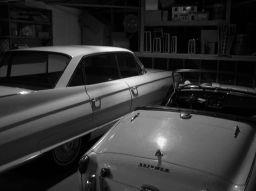
#> input picture lecture_2/data/image_2.jpg, 256 x 191 px, found by its file name
$ jupyter execute --allow-errors Untitled.ipynb
#> lines starting #> are read from the running program, lines starting #| are printed output that depends on the picture
[cell 1]
import imageio
import numpy as np
import matplotlib.pyplot as plt
from PIL import Image
import cv2
from scipy.stats import norm

class ImageProcessing:
    def __init__(self, path):
        self.im, self.rgb = self.get_image_data(path)
        self.width, self.height = self.im.size
        # self.show(self.rgb, 'normal', 255)

    def get_image_data(self, path):
#> called with path = './image_2.jpg'
        im = Image.open(path)
#> im is the input picture: PIL image 256x191 RGB; min 0, max 255, mean 50.7
        rgb = np.array(im)
        return im, rgb

    def show(self, data, type, scale):
        pilImg = Image.fromarray(np.uint8(data))
        pilImg.show()
        # pilImg.save('./{0}/{0}_{1}.jpg'.format(type, scale))
        return pilImg

    def get_monochrome_data(self):
        monochrome_data = 0.299 * self.rgb[:, :, 0] + 0.587 * self.rgb[:, :, 1] + 0.114 * self.rgb[:, :, 2]
        array = []
        for i in range(len(monochrome_data)):
            array += [*monochrome_data[i]]
#> after the loop, array = 48896 items
        array = np.array(array)
        return array

    def get_contrast_data(self):
        array = self.get_monochrome_data()
        plt.hist(array, range(0, 255))
        plt.show()
        max_value, min_value = max(array), min(array)
        contrast_array = (array - min_value) / (max_value - min_value) * 255
        plt.hist(contrast_array, range(0, 255))
        plt.show()
        cv2.imwrite('./image_3_cont.jpg', contrast_array.reshape(self.height, self.width))
        return monochrome_data

    def get_cdf_data(self):
        array = self.get_monochrome_data()

        img = np.array(Image.open('./image_2.jpg').convert('L'))
        hist, bins = np.histogram(img.flatten(), bins=256)
#> hist = 256 values, max 1633 at index 1, min 0 at index 246, mean 191; bins = 257 values from 0 to 255
        # 0〜256までplot
        plt.plot(hist)
        plt.xlim(0, 256)
        plt.show()
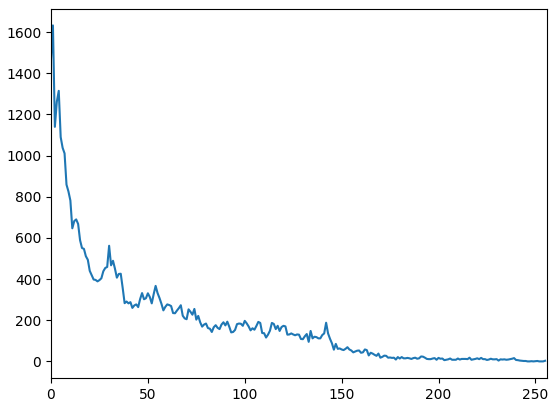
#> figure drawn by matplotlib, 1 panel; curve peaks at x = 1, y = 1633

        # 累積分布を取る
        cdf = hist.cumsum()
#> cdf = 256 values from 1471 to 48896
        # 正規化（0〜255の分布にする）
        cdf = 255 * cdf / cdf[-1]
#> cdf = 256 values from 7.67 to 255

        # とりあえずここまででplot
        plt.plot(cdf)
        plt.xlim(0, 256)
        plt.ylim(0, 256)
        plt.show()
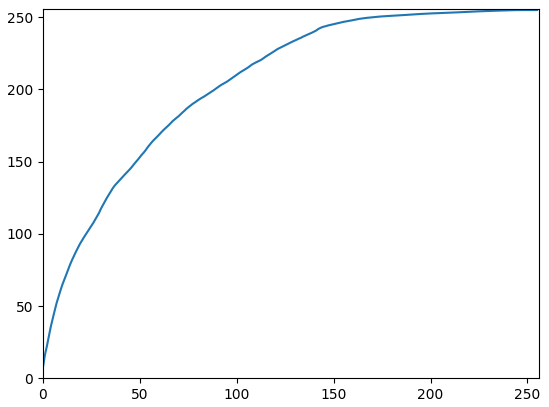
#> figure drawn by matplotlib, 1 panel; curve peaks at x = 255, y = 255

        # 線形補間
        img2 = np.interp(img.flatten(), bins[:-1], cdf)
        # 出来上がった配列のhistogramを見てみる
        hist2, bins2 = np.histogram(img2, bins=255)
#> hist2 = 255 values, max 1633 at index 8, min 0 at index 1, mean 191.7; bins2 = 256 values from 7.67 to 255
        plt.plot(hist2)
        plt.xlim(0, 256)
        print(len(cdf))
#| 256
        plt.show()
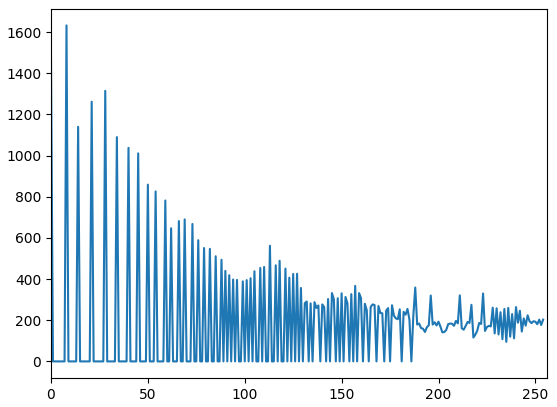
#> figure drawn by matplotlib, 1 panel; curve peaks at x = 8, y = 1633
        plt.imshow( img2.reshape(img.shape) )
        # plt.show()
        # cv2.imwrite('./image_2_cont.jpg', cdf.reshape(self.height, self.width))
        # return monochrome_data

if __name__ == '__main__':
    path = './image_2.jpg'
    image_processing = ImageProcessing(path)
    monochrome_data = image_processing.get_cdf_data()
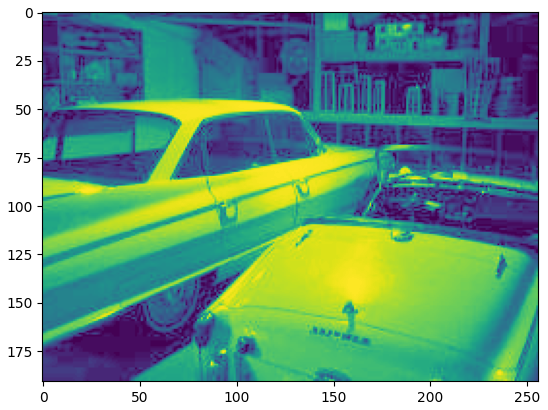
#> figure drawn by matplotlib, 1 panel

$ run again, with lecture_2/data/image_1.jpg copied over lecture_2/data/image_2.jpg
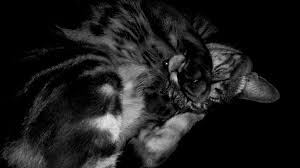
#> input picture lecture_2/data/image_1.jpg, 300 x 168 px, found by its file name
#> in get_image_data, im is the input picture: PIL image 300x168 RGB; min 0, max 232, mean 28
#> after the loop in get_monochrome_data, `for i in range(len(monochrome_data)):`: array = 50400 items
#> hist = 256 values, max 20628 at index 0, min 0 at index 10, mean 196.9; bins = 257 values from 0 to 232
#> in get_cdf_data, `cdf = hist.cumsum()`: cdf = 256 values from 20628 to 50400
#> in get_cdf_data, `cdf = 255 * cdf / cdf[-1]`: cdf = 256 values from 104.4 to 255
#> in get_cdf_data, `plt.show()`:
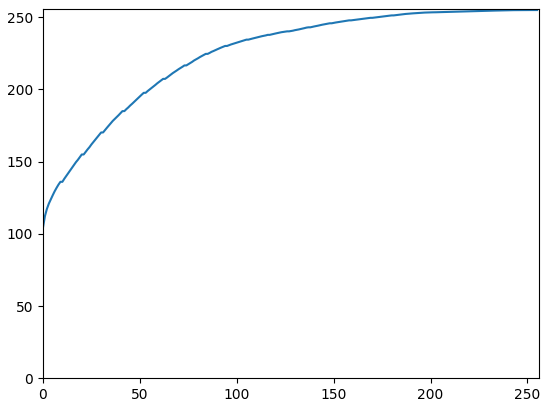
#> figure drawn by matplotlib, 1 panel; curve peaks at x = 255, y = 255
#> hist2 = 255 values, max 20628 at index 0, min 0 at index 1, mean 197.6; bins2 = 256 values from 104.4 to 255
#| 256
#> `[cell 1] import imageio import numpy as np import matplotlib.pyplot as..`:
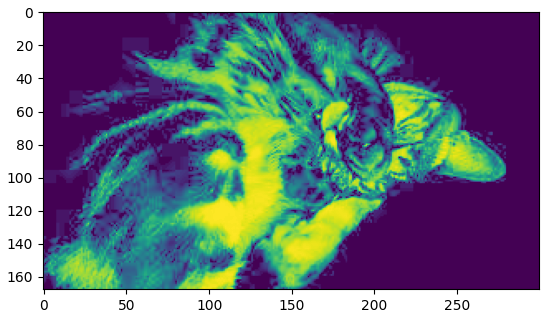
#> figure drawn by matplotlib, 1 panel

$ run again, with lecture_2/data/image_3.jpg copied over lecture_2/data/image_2.jpg
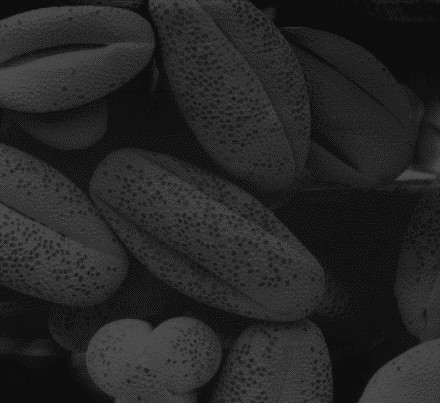
#> input picture lecture_2/data/image_3.jpg, 440 x 403 px, found by its file name
#> in get_image_data, im is the input picture: PIL image 440x403 RGB; min 1, max 90, mean 37.6
#> in get_monochrome_data, `monochrome_data = 0.299 * self.rgb[:, :, 0] + 0.587 * self.rgb[:, :, 1..`:
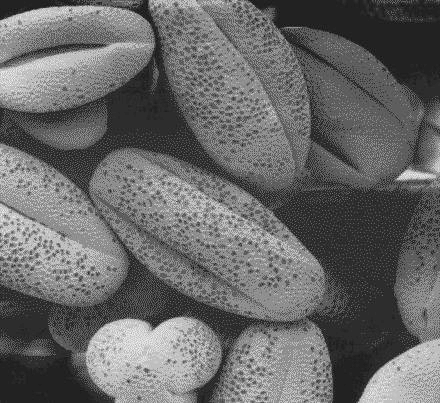
#> monochrome_data: shape (403, 440) float64; min 1, max 90, mean 37.6; drawn with min black and max white
#> after the loop in get_monochrome_data, `for i in range(len(monochrome_data)):`: array = 177320 items
#> hist = 256 values, max 11700 at index 34, min 0 at index 1, mean 692.7; bins = 257 values from 1 to 90
#> in get_cdf_data, `cdf = hist.cumsum()`: cdf = 256 values from 2 to 177320
#> in get_cdf_data, `cdf = 255 * cdf / cdf[-1]`: cdf = 256 values from 0.00288 to 255
#> hist2 = 255 values, max 11700 at index 22, min 0 at index 3, mean 695.4; bins2 = 256 values from 0.00288 to 255
#| 256
#> `[cell 1] import imageio import numpy as np import matplotlib.pyplot as..`:
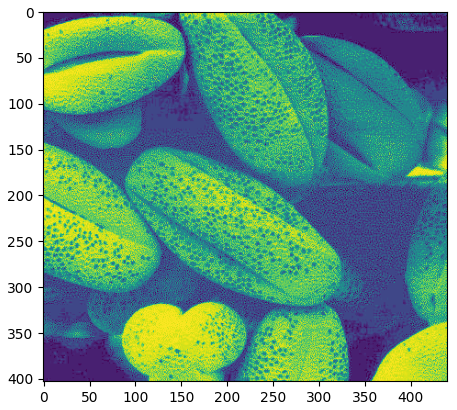
#> figure drawn by matplotlib, 1 panel
